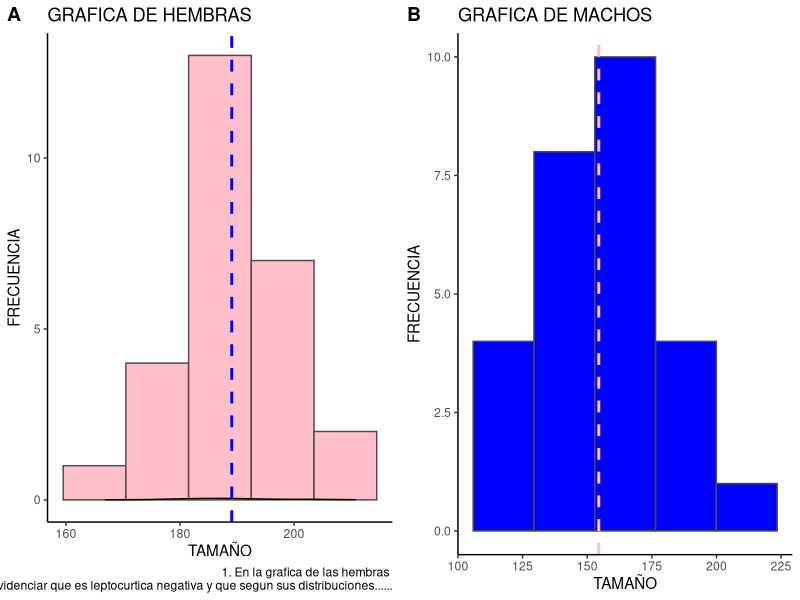
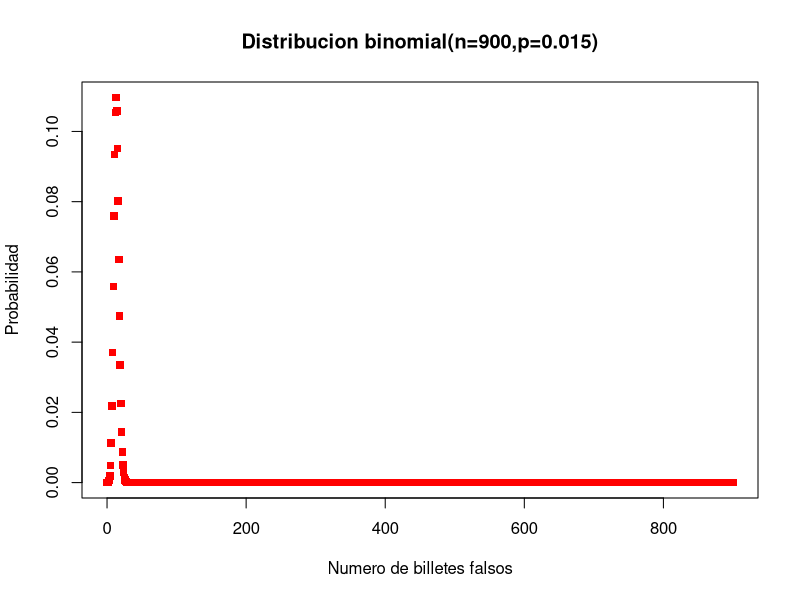
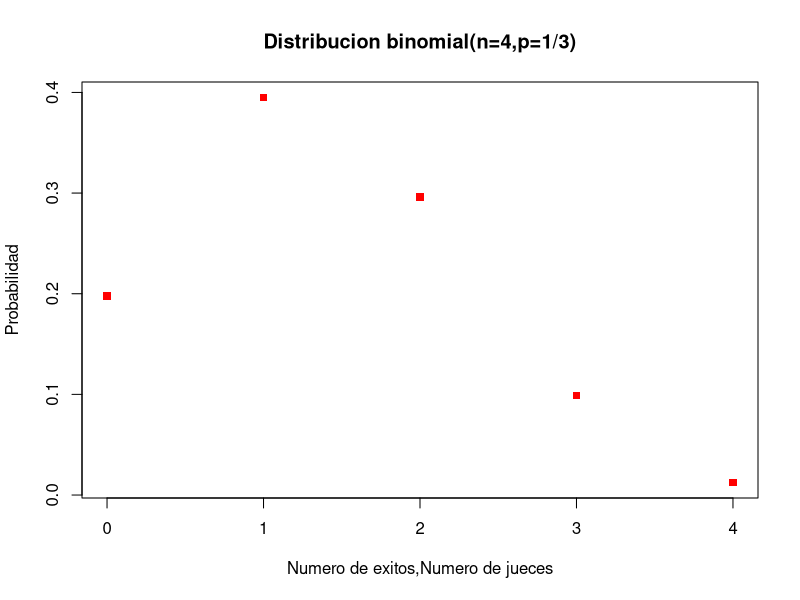

R code for these plots, in order:
## ---- chunk 1



library(cowplot)
library(ggplot2)

# Se crean los veectores con sus respectivos tamaños.
hembras<-c(183.2,184.1,183.0,204.3,176.5,179.0,188.3,186.8,202.2,
           182.5,190.0,178.1,193.2,180.4,184.3,189.2,189.1,203.1,
           166.8,196.3,193.3,187.3,185.8,189.3,195.5,202.4,210.8)


machos<-c(140.9,121.7,173.8,154.5,109.2,150.7,203.3,163.0,137.7,
          173.9,177.4,154.8,177.5,153.4,138.7,136.7,165.3,126.7,
          118.9,140.0,192.7,134.4,175.0,169.8,153.9,176.7,150.0)



# se crea una matriz tanto con las hembras y los machos, se le da la propiedad de frame a la 
# matriz, para poder processarla con ggplot.
 



langostinos<- matrix(c(hembras, machos), nrow=27,ncol=2)
colnames(langostinos)<-c('hembras','machos')
langostinos=data.frame(value = langostinos)


# se grafican los dos histogramas.

 

grafico1<-ggplot(data=langostinos, aes (x = hembras))+
  geom_histogram(bins =5,col= "gray30", fill="pink")+
  geom_density(alpha=.2, fill="red")+
  theme_classic()+
  geom_vline ( aes (xintercept= mean(hembras) ), color="blue",linetype="dashed", size=1)+
  labs(title = "GRAFICA DE HEMBRAS", x = "TAMAÑO", y="FRECUENCIA",caption = "1. En la grafica de las hembras \n se puede evidenciar que es leptocurtica negativa y que segun sus distribuciones......")

grafico2<-ggplot(data=langostinos, aes (x = machos))+
  geom_histogram(bins =5, col= "gray30", fill="blue")+
  theme_classic()+
    geom_vline ( aes (xintercept= mean(machos) ), color="pink",linetype="dashed", size=1)+
  labs(title = "GRAFICA DE MACHOS", x = "TAMAÑO", y="FRECUENCIA")

plot_grid(grafico1,grafico2, labels = "AUTO")


## ---- chunk 2
mean(hembras)
mean(machos)
## ---- chunk 3
#a.  lo sumo 25 billetes sean falsos
#p(x<=25) = p(x<26)
pbinom(25,900,0.015)

#b. la cantidad de billetes falsos entre 20 y 30
#p(20<x30)
pbinom(30,900,0.015)-pbinom(20,900,0.015)

#c. Mas de 10 sean falsos
#p(x>10) = 1-P(x<=10)
1-pbinom(10,900,0.015)

plot (0:900,dbinom(0:900,900,0.015),main ="Distribucion binomial(n=900,p=0.015)",
      xlab = "Numero de billetes falsos" , ylab= "Probabilidad",col="red", pch=15)



## ---- chunk 4
#a. ¿Cuántos de los habitantes de la pequeña ciudad superarán previsiblemente los 92 



#p(x>92) = 1-p(x<=92)
1-pnorm(92,76,5)

#b. ¿Cuántos vivirán menos de 55 años o más de 75 años?
#p(x<55)  
pnorm(55,76,5)
# p(x>75) = 1-p(x<=75)
1-pnorm(75,76,5)

plot (0:4,dbinom(0:4,4,1/3),main ="Distribucion binomial(n=4,p=1/3)",
      xlab = "Numero de exitos,Numero de jueces" , ylab= "Probabilidad",col="red", pch=15)
